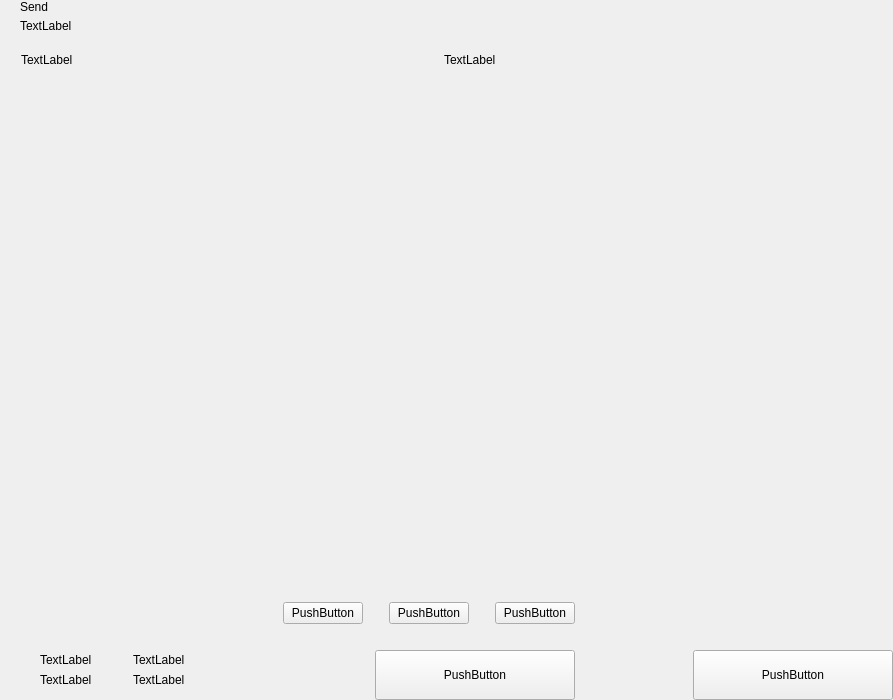
<?xml version="1.0" encoding="UTF-8"?>
<ui version="4.0">
 <class>send</class>
 <widget class="QWidget" name="send">
  <property name="geometry">
   <rect>
    <x>0</x>
    <y>0</y>
    <width>893</width>
    <height>700</height>
   </rect>
  </property>
  <property name="windowTitle">
   <string>Form</string>
  </property>
  <layout class="QHBoxLayout" name="horizontalLayout_2" stretch="2,1">
   <property name="spacing">
    <number>0</number>
   </property>
   <property name="leftMargin">
    <number>0</number>
   </property>
   <property name="topMargin">
    <number>0</number>
   </property>
   <property name="rightMargin">
    <number>0</number>
   </property>
   <property name="bottomMargin">
    <number>0</number>
   </property>
   <item>
    <widget class="QWidget" name="left" native="true">
     <layout class="QVBoxLayout" name="verticalLayout_3">
      <property name="spacing">
       <number>0</number>
      </property>
      <property name="leftMargin">
       <number>0</number>
      </property>
      <property name="topMargin">
       <number>0</number>
      </property>
      <property name="rightMargin">
       <number>0</number>
      </property>
      <property name="bottomMargin">
       <number>0</number>
      </property>
      <item>
       <layout class="QVBoxLayout" name="verticalLayout_22" stretch="0,0,0,1,0,0,0,0">
        <property name="spacing">
         <number>0</number>
        </property>
        <item>
         <layout class="QHBoxLayout" name="horizontalLayout_3">
          <property name="spacing">
           <number>0</number>
          </property>
          <property name="leftMargin">
           <number>20</number>
          </property>
          <property name="rightMargin">
           <number>20</number>
          </property>
          <item>
           <layout class="QVBoxLayout" name="verticalLayout">
            <property name="spacing">
             <number>5</number>
            </property>
            <item>
             <widget class="QLabel" name="labelTitle">
              <property name="text">
               <string>Send</string>
              </property>
              <property name="alignment">
               <set>Qt::AlignLeading|Qt::AlignLeft|Qt::AlignVCenter</set>
              </property>
             </widget>
            </item>
            <item>
             <widget class="QLabel" name="labelSubtitle1">
              <property name="text">
               <string>TextLabel</string>
              </property>
             </widget>
            </item>
           </layout>
          </item>
          <item>
           <spacer name="horizontalSpacer">
            <property name="orientation">
             <enum>Qt::Horizontal</enum>
            </property>
            <property name="sizeHint" stdset="0">
             <size>
              <width>40</width>
              <height>20</height>
             </size>
            </property>
           </spacer>
          </item>
         </layout>
        </item>
        <item>
         <spacer name="verticalSpacer_2">
          <property name="orientation">
           <enum>Qt::Vertical</enum>
          </property>
          <property name="sizeType">
           <enum>QSizePolicy::Fixed</enum>
          </property>
          <property name="sizeHint" stdset="0">
           <size>
            <width>20</width>
            <height>20</height>
           </size>
          </property>
         </spacer>
        </item>
        <item>
         <layout class="QHBoxLayout" name="horizontalLayout" stretch="6,0,2">
          <property name="spacing">
           <number>0</number>
          </property>
          <property name="leftMargin">
           <number>10</number>
          </property>
          <property name="topMargin">
           <number>0</number>
          </property>
          <property name="rightMargin">
           <number>20</number>
          </property>
          <property name="bottomMargin">
           <number>0</number>
          </property>
          <item>
           <widget class="QLabel" name="labelSubtitleAddress">
            <property name="styleSheet">
             <string notr="true">margin-left:8px;</string>
            </property>
            <property name="text">
             <string>TextLabel</string>
            </property>
           </widget>
          </item>
          <item>
           <spacer name="horizontalSpacer_3">
            <property name="orientation">
             <enum>Qt::Horizontal</enum>
            </property>
            <property name="sizeType">
             <enum>QSizePolicy::Fixed</enum>
            </property>
            <property name="sizeHint" stdset="0">
             <size>
              <width>40</width>
              <height>1</height>
             </size>
            </property>
           </spacer>
          </item>
          <item>
           <widget class="QLabel" name="labelSubtitleAmount">
            <property name="text">
             <string>TextLabel</string>
            </property>
           </widget>
          </item>
         </layout>
        </item>
        <item>
         <widget class="QScrollArea" name="scrollArea">
          <property name="minimumSize">
           <size>
            <width>0</width>
            <height>350</height>
           </size>
          </property>
          <property name="styleSheet">
           <string notr="true">#scrollArea {
            background:transparent;
            margin-top:10px;
}</string>
          </property>
          <property name="horizontalScrollBarPolicy">
           <enum>Qt::ScrollBarAlwaysOff</enum>
          </property>
          <property name="sizeAdjustPolicy">
           <enum>QAbstractScrollArea::AdjustIgnored</enum>
          </property>
          <property name="widgetResizable">
           <bool>true</bool>
          </property>
          <property name="alignment">
           <set>Qt::AlignLeading|Qt::AlignLeft|Qt::AlignTop</set>
          </property>
          <widget class="QWidget" name="scrollAreaWidgetContents">
           <property name="geometry">
            <rect>
             <x>0</x>
             <y>0</y>
             <width>591</width>
             <height>16</height>
            </rect>
           </property>
           <property name="sizePolicy">
            <sizepolicy hsizetype="Preferred" vsizetype="Maximum">
             <horstretch>0</horstretch>
             <verstretch>0</verstretch>
            </sizepolicy>
           </property>
           <property name="autoFillBackground">
            <bool>false</bool>
           </property>
           <property name="styleSheet">
            <string notr="true">#scrollAreaWidgetContents {
             background:transparent;
             }</string>
           </property>
           <layout class="QVBoxLayout" name="verticalLayout_7">
            <property name="spacing">
             <number>0</number>
            </property>
            <property name="sizeConstraint">
             <enum>QLayout::SetDefaultConstraint</enum>
            </property>
            <property name="leftMargin">
             <number>0</number>
            </property>
            <property name="topMargin">
             <number>0</number>
            </property>
            <property name="rightMargin">
             <number>0</number>
            </property>
            <property name="bottomMargin">
             <number>0</number>
            </property>
           </layout>
          </widget>
         </widget>
        </item>
        <item>
         <spacer name="verticalSpacer_4">
          <property name="orientation">
           <enum>Qt::Vertical</enum>
          </property>
          <property name="sizeType">
           <enum>QSizePolicy::Fixed</enum>
          </property>
          <property name="sizeHint" stdset="0">
           <size>
            <width>20</width>
            <height>20</height>
           </size>
          </property>
         </spacer>
        </item>
        <item>
         <layout class="QHBoxLayout" name="horizontalLayout_20">
          <property name="spacing">
           <number>6</number>
          </property>
          <property name="rightMargin">
           <number>20</number>
          </property>
          <item>
           <spacer name="horizontalSpacer_4">
            <property name="orientation">
             <enum>Qt::Horizontal</enum>
            </property>
            <property name="sizeHint" stdset="0">
             <size>
              <width>40</width>
              <height>20</height>
             </size>
            </property>
           </spacer>
          </item>
          <item>
           <widget class="QPushButton" name="pushButtonFee">
            <property name="text">
             <string>PushButton</string>
            </property>
           </widget>
          </item>
          <item>
           <spacer name="horizontalSpacer_11">
            <property name="orientation">
             <enum>Qt::Horizontal</enum>
            </property>
            <property name="sizeType">
             <enum>QSizePolicy::Minimum</enum>
            </property>
            <property name="sizeHint" stdset="0">
             <size>
              <width>20</width>
              <height>20</height>
             </size>
            </property>
           </spacer>
          </item>
          <item>
           <widget class="QPushButton" name="pushButtonClear">
            <property name="layoutDirection">
             <enum>Qt::RightToLeft</enum>
            </property>
            <property name="text">
             <string>PushButton</string>
            </property>
           </widget>
          </item>
          <item>
           <spacer name="horizontalSpacer_6">
            <property name="orientation">
             <enum>Qt::Horizontal</enum>
            </property>
            <property name="sizeType">
             <enum>QSizePolicy::Fixed</enum>
            </property>
            <property name="sizeHint" stdset="0">
             <size>
              <width>20</width>
              <height>20</height>
             </size>
            </property>
           </spacer>
          </item>
          <item>
           <widget class="QPushButton" name="pushButtonAddRecipient">
            <property name="text">
             <string>PushButton</string>
            </property>
           </widget>
          </item>
         </layout>
        </item>
        <item>
         <spacer name="verticalSpacer">
          <property name="orientation">
           <enum>Qt::Vertical</enum>
          </property>
          <property name="sizeType">
           <enum>QSizePolicy::Fixed</enum>
          </property>
          <property name="sizeHint" stdset="0">
           <size>
            <width>20</width>
            <height>16</height>
           </size>
          </property>
         </spacer>
        </item>
        <item>
         <layout class="QHBoxLayout" name="horizontalLayout_7">
          <property name="rightMargin">
           <number>20</number>
          </property>
          <item>
           <layout class="QHBoxLayout" name="horizontalLayout_10">
            <property name="spacing">
             <number>0</number>
            </property>
            <property name="leftMargin">
             <number>8</number>
            </property>
            <item>
             <widget class="QStackedWidget" name="stackedWidget">
              <property name="minimumSize">
               <size>
                <width>0</width>
                <height>60</height>
               </size>
              </property>
              <property name="maximumSize">
               <size>
                <width>16777215</width>
                <height>60</height>
               </size>
              </property>
              <widget class="QWidget" name="page1">
               <layout class="QVBoxLayout" name="verticalLayout_71" stretch="0">
                <property name="spacing">
                 <number>6</number>
                </property>
                <property name="leftMargin">
                 <number>12</number>
                </property>
                <property name="topMargin">
                 <number>0</number>
                </property>
                <property name="rightMargin">
                 <number>0</number>
                </property>
                <property name="bottomMargin">
                 <number>0</number>
                </property>
                <item>
                 <widget class="QWidget" name="coinWidget" native="true">
                  <property name="minimumSize">
                   <size>
                    <width>0</width>
                    <height>60</height>
                   </size>
                  </property>
                  <property name="maximumSize">
                   <size>
                    <width>16777215</width>
                    <height>60</height>
                   </size>
                  </property>
                  <layout class="QHBoxLayout" name="horizontalLayout_9">
                   <property name="spacing">
                    <number>0</number>
                   </property>
                   <property name="leftMargin">
                    <number>20</number>
                   </property>
                   <property name="topMargin">
                    <number>10</number>
                   </property>
                   <property name="rightMargin">
                    <number>20</number>
                   </property>
                   <property name="bottomMargin">
                    <number>10</number>
                   </property>
                   <item>
                    <layout class="QVBoxLayout" name="verticalSend">
                     <property name="spacing">
                      <number>0</number>
                     </property>
                     <item>
                      <widget class="QLabel" name="labelTitleTotalSend">
                       <property name="text">
                        <string>TextLabel</string>
                       </property>
                      </widget>
                     </item>
                     <item>
                      <widget class="QLabel" name="labelAmountSend">
                       <property name="text">
                        <string>TextLabel</string>
                       </property>
                      </widget>
                     </item>
                    </layout>
                   </item>
                   <item>
                    <spacer name="horizontalSpacer_9">
                     <property name="orientation">
                      <enum>Qt::Horizontal</enum>
                     </property>
                     <property name="sizeType">
                      <enum>QSizePolicy::Fixed</enum>
                     </property>
                     <property name="sizeHint" stdset="0">
                      <size>
                       <width>20</width>
                       <height>20</height>
                      </size>
                     </property>
                    </spacer>
                   </item>
                   <item>
                    <widget class="QLabel" name="labelLine">
                     <property name="minimumSize">
                      <size>
                       <width>1</width>
                       <height>0</height>
                      </size>
                     </property>
                     <property name="maximumSize">
                      <size>
                       <width>1</width>
                       <height>16777215</height>
                      </size>
                     </property>
                     <property name="text">
                      <string/>
                     </property>
                    </widget>
                   </item>
                   <item>
                    <spacer name="horizontalSpacer_10">
                     <property name="orientation">
                      <enum>Qt::Horizontal</enum>
                     </property>
                     <property name="sizeType">
                      <enum>QSizePolicy::Fixed</enum>
                     </property>
                     <property name="sizeHint" stdset="0">
                      <size>
                       <width>20</width>
                       <height>20</height>
                      </size>
                     </property>
                    </spacer>
                   </item>
                   <item>
                    <layout class="QVBoxLayout" name="verticalRemaining">
                     <property name="spacing">
                      <number>0</number>
                     </property>
                     <item>
                      <widget class="QLabel" name="labelTitleTotalRemaining">
                       <property name="text">
                        <string>TextLabel</string>
                       </property>
                      </widget>
                     </item>
                     <item>
                      <widget class="QLabel" name="labelAmountRemaining">
                       <property name="text">
                        <string>TextLabel</string>
                       </property>
                      </widget>
                     </item>
                    </layout>
                   </item>
                  </layout>
                 </widget>
                </item>
               </layout>
              </widget>
              <widget class="QWidget" name="page_2"/>
             </widget>
            </item>
           </layout>
          </item>
          <item>
           <spacer name="horizontalSpacer_5">
            <property name="orientation">
             <enum>Qt::Horizontal</enum>
            </property>
            <property name="sizeType">
             <enum>QSizePolicy::Expanding</enum>
            </property>
            <property name="sizeHint" stdset="0">
             <size>
              <width>40</width>
              <height>20</height>
             </size>
            </property>
           </spacer>
          </item>
          <item alignment="Qt::AlignBottom">
           <widget class="QPushButton" name="pushButtonSave">
            <property name="minimumSize">
             <size>
              <width>200</width>
              <height>50</height>
             </size>
            </property>
            <property name="maximumSize">
             <size>
              <width>200</width>
              <height>50</height>
             </size>
            </property>
            <property name="text">
             <string>PushButton</string>
            </property>
           </widget>
          </item>
         </layout>
        </item>
       </layout>
      </item>
     </layout>
    </widget>
   </item>
   <item>
    <widget class="QWidget" name="right" native="true">
     <layout class="QVBoxLayout" name="verticalLayout_5">
      <property name="leftMargin">
       <number>0</number>
      </property>
      <property name="topMargin">
       <number>0</number>
      </property>
      <property name="rightMargin">
       <number>0</number>
      </property>
      <property name="bottomMargin">
       <number>0</number>
      </property>
      <item>
       <layout class="QVBoxLayout" name="verticalLayout_4">
        <property name="spacing">
         <number>6</number>
        </property>
        <item>
         <widget class="OptionButton" name="btnCoinControl" native="true">
          <property name="minimumSize">
           <size>
            <width>0</width>
            <height>50</height>
           </size>
          </property>
         </widget>
        </item>
        <item>
         <widget class="OptionButton" name="btnChangeAddress" native="true">
          <property name="minimumSize">
           <size>
            <width>0</width>
            <height>50</height>
           </size>
          </property>
         </widget>
        </item>
        <item>
         <widget class="OptionButton" name="btnUri" native="true">
          <property name="minimumSize">
           <size>
            <width>0</width>
            <height>50</height>
           </size>
          </property>
         </widget>
        </item>
        <item>
         <spacer name="verticalSpacer_5">
          <property name="orientation">
           <enum>Qt::Vertical</enum>
          </property>
          <property name="sizeHint" stdset="0">
           <size>
            <width>20</width>
            <height>40</height>
           </size>
          </property>
         </spacer>
        </item>
        <item>
         <layout class="QHBoxLayout" name="horizontalLayout_8">
          <item>
           <spacer name="horizontalSpacer_7">
            <property name="orientation">
             <enum>Qt::Horizontal</enum>
            </property>
            <property name="sizeHint" stdset="0">
             <size>
              <width>40</width>
              <height>20</height>
             </size>
            </property>
           </spacer>
          </item>
          <item>
           <widget class="QPushButton" name="pushButtonReset">
            <property name="minimumSize">
             <size>
              <width>200</width>
              <height>50</height>
             </size>
            </property>
            <property name="maximumSize">
             <size>
              <width>200</width>
              <height>50</height>
             </size>
            </property>
            <property name="text">
             <string>PushButton</string>
            </property>
           </widget>
          </item>
         </layout>
        </item>
       </layout>
      </item>
     </layout>
    </widget>
   </item>
  </layout>
 </widget>
 <customwidgets>
  <customwidget>
   <class>OptionButton</class>
   <extends>QWidget</extends>
   <header>qt/reviewbase_coin/optionbutton.h</header>
   <container>1</container>
  </customwidget>
 </customwidgets>
 <resources/>
 <connections/>
</ui>
